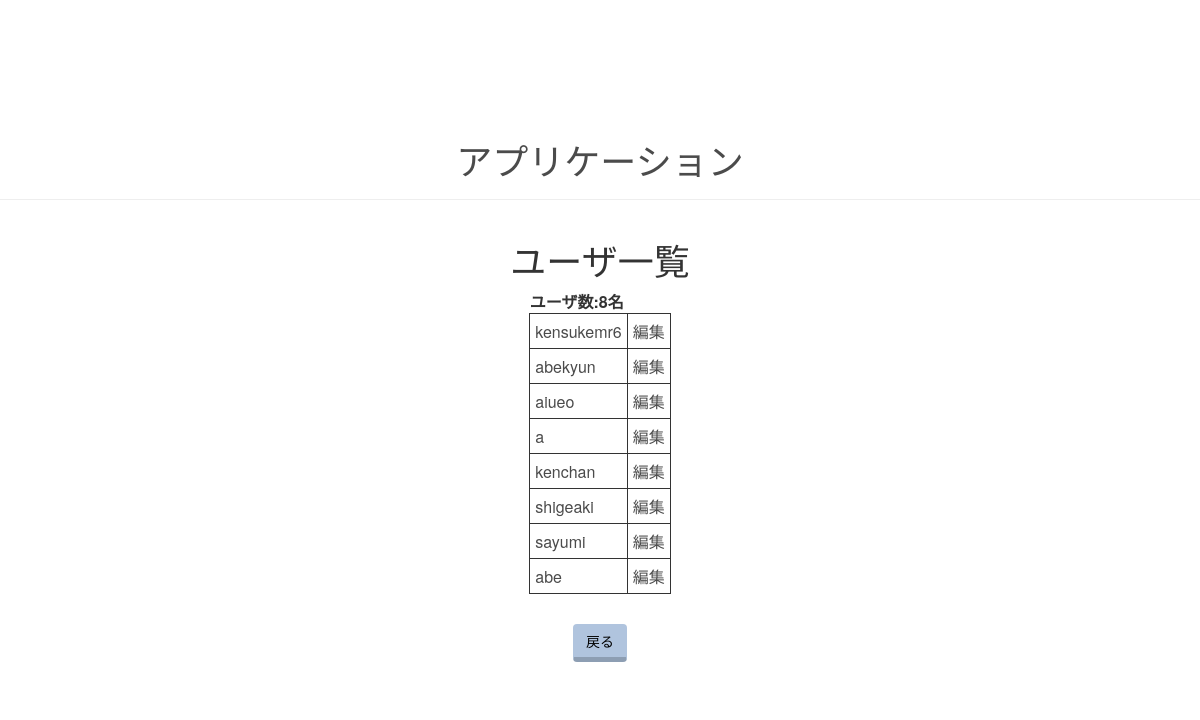
/showUsers, run on an earlier commit of the app's database.
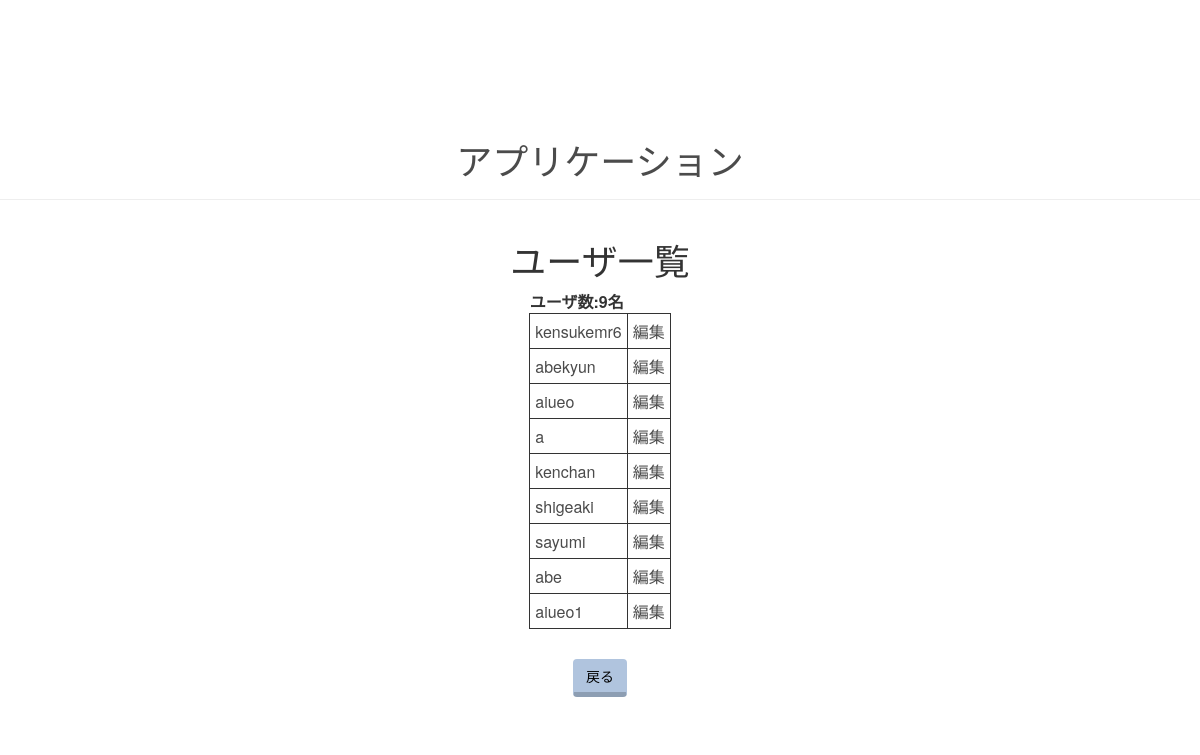
And on a later commit of the database.
### myApp/models.py (models this page shows, shortened)
class login(models.Model):
   user = models.OneToOneField(User, on_delete=models.CASCADE)
   picture = models.ImageField(upload_to='images/', default='images/initial.jpeg')
   last_name = models.CharField(max_length=100) #自分の名前（本名)
   first_name = models.CharField(max_length=100)
   birth = models.CharField(max_length=8) #生年月日
   school_name = models.CharField(max_length=50) #大学名
   school_major = models.CharField(max_length=1, choices=[('1','文系（教育、美術、言語、文学、音楽、心理学）'),('2', '社会・法学系（国際、法律、政治、社会学）'),('3','会計学・ビジネス・経済学・財政学・マーケティング・貿易'), ('4','科学（農業、コンピュータ・サイエンス、数学、物理学、統計学）'),('5','保険・医療（医学、看護、薬学、公衆衛生）'),('6','工学・建築'),('7','その他')]) #専攻
   school_grade = models.CharField(max_length=1, choices=[('1','1年生'),('2', '2年生'),('3','3年生'), ('4','4年生'),('5','大学院生')]) #学年
   sexuality = models.CharField(max_length=5, choices=[('男','男'),('女', '女'),('その他','その他')])#性別
   insta_ID = models.CharField(max_length=50, null=True, blank=True) #インスタのアカウント名
   twitter_ID = models.CharField(max_length=50, null=True, blank=True) #Twitterのアカウント名
   SNS_name1 = models.CharField(max_length=50, null=True, blank=True) #その他SNSの種類
   SNS_ID1 = models.CharField(max_length=50, null=True, blank=True) #その他SNSのアカウント名
   SNS_name2 = models.CharField(max_length=50, null=True, blank=True) #その他SNSの種類
   SNS_ID2 = models.CharField(max_length=50, null=True, blank=True) #その他SNSのアカウント名

### myApp/views.py (the view)
# urls.py: path('showUsers', views.showUsers, name='showUsers'),
def showUsers(request):
    userinfo = login.objects.all()
    context = {
        'msg':'ユーザ数',
        'userinfo':userinfo,
        'count':userinfo.count,
    }
    return render(request, 'myApp/users.html', context)

### myApp/templates/myApp/users.html (shortened to what this page needs)
{% extends 'myApp/base.html' %}
{% block content %}
<h1>ユーザ一覧</h1>
<div>
  <table class="users-table">
    <th>
      <tr>
	<th>{{msg}}:{{count}}名</th>
      </tr>
    </th>
    {% for user in userinfo %}
    <tr>
      <td><a href="{% url 'showDetail' user.id %}">{{ user.user.username }}</a></td>
      <td><a href="{% url 'user_update' user.id %}">編集</a></td>
    </tr>
    {% endfor %}
  </table>
</div>
<div class="center">
  <a href='{% url "new_register" %}' class="btn">戻る</a>
</div>
{% endblock %}

What changed in the data, as far as the page shows it:
added login: user.username "aiueo1"
Also different on the page:
{{ count }}: "8" → "9"
